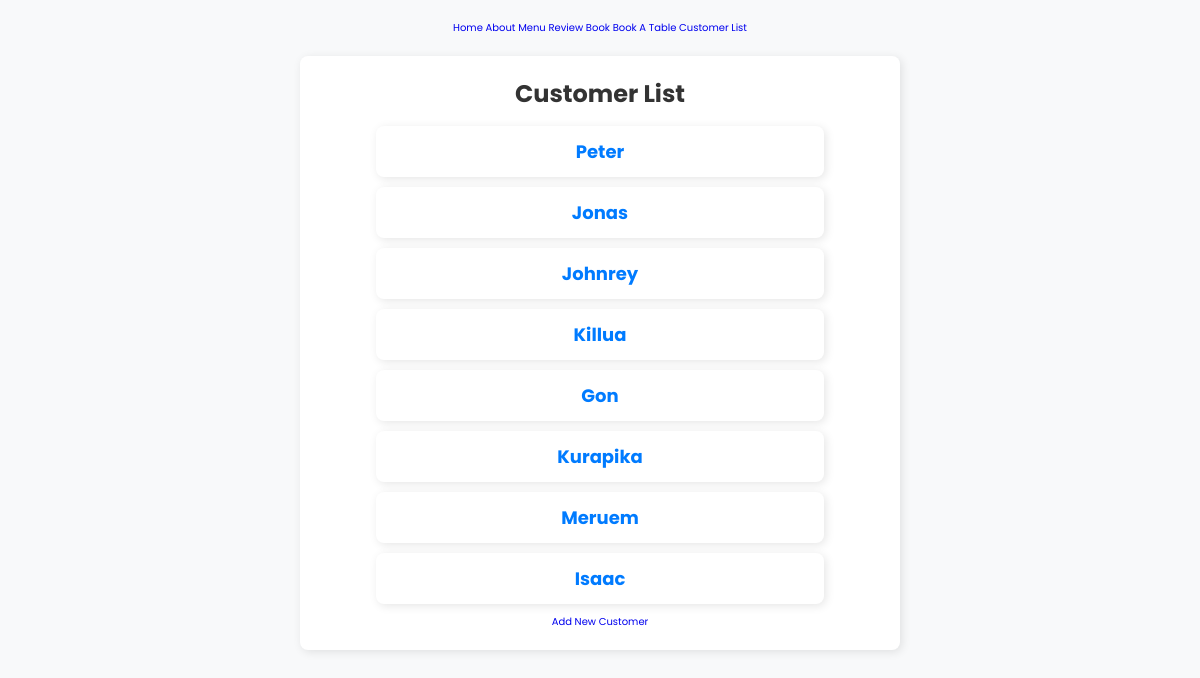
Before: /customer/ with the older database file.
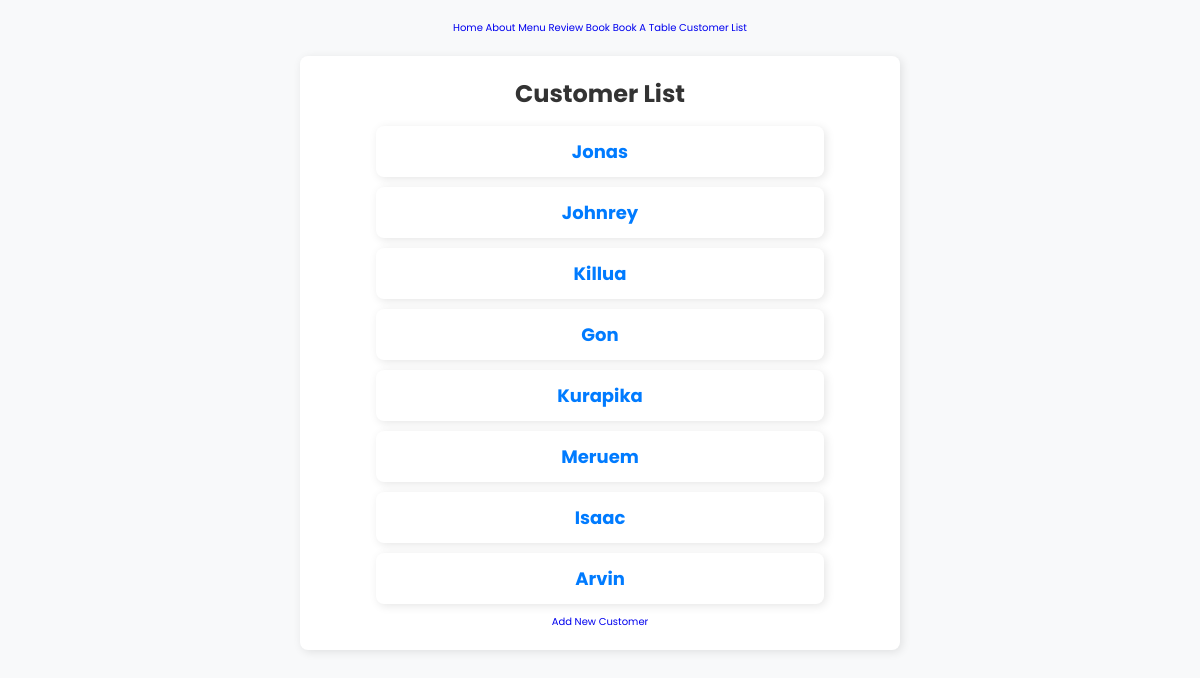
After: the same page with the newer database file.
### app/models.py (models this page shows, shortened)
class Customer(models.Model):
    id = models.AutoField(primary_key=True)
    first_name = models.CharField(max_length=50)
    last_name = models.CharField(max_length=50)
    email = models.EmailField(unique=True)
    phone_number = models.CharField(max_length=20, blank=True)
    address = models.TextField(blank=True)

### app/views.py (the view)
# urls.py: path('customer/', CustomerListView.as_view(), name='customer'),
class CustomerListView(ListView):
    model = Customer
    template_name = 'app/customer_list.html'
    context_object_name = 'customer'

### app/templates/app/customer_list.html
{% extends 'app/base.html' %}
{% load static %}
{% block content %}
<link rel="stylesheet" href="{% static 'css/base.css' %}"/>
<section class="list">
    <h1>Customer List</h1>
<ul>
    {% for customer in customer %}
        <li><a href="{% url 'customer_detail' customer.pk %}">{{ customer.first_name }}</a></li>
    {% endfor %}
</ul>
<a href="{% url 'customer_create' %}">Add New Customer</a>
{% endblock content %}

### app/templates/app/base.html (shortened to what this page needs)
{% load static %}
<!DOCTYPE html>
<html lang="en">
<head>
    <link rel="stylesheet" href="{% static 'css/base.css' %}"
</head>
<body>
   {% include 'app/navbar.html' %}
    {% block content %}{% endblock content %}
</body>

### app/templates/app/navbar.html
 <header>
         <link rel="stylesheet" href="home.css"/>
        <a href="{% url 'home' %}">Home</a>
        <a href="{% url 'about' %}">About</a>
        <a href="{% url 'menu' %}">Menu</a>
        <a href="{% url 'review' %}">Review</a>
        <a href="{% url 'book' %}">Book</a>
        <a href="{% url 'book_a_table' %}">Book A Table</a>
        <a href="{% url 'customer' %}">Customer List</a>
    </header>

### static/css/base.css (style rules this page uses)
body { font-family: Arial, sans-serif; background-color: #f8f9fa; margin: 0; padding: 20px; text-align: center; }
.list { background: white; padding: 20px; border-radius: 8px; box-shadow: 2px 2px 10px rgba(0, 0, 0, 0.1); max-width: 600px; margin: 20px auto; }
h1 { color: #333; font-size: 24px; margin-bottom: 15px; }
ul { list-style: none; padding: 0; }
ul li { background: #fff; margin: 10px auto; padding: 12px; width: 80%; border-radius: 8px; box-shadow: 2px 2px 10px rgba(0, 0, 0, 0.1); transition: all 0.3s ease-in-out; }
ul li a { text-decoration: none; color: #007bff; font-size: 18px; font-weight: bold; }

### static/css/home.css (style rules this page uses)
:root { --main-color:#443; --border-radius:95% 4% 97% 5%/4% 94% 3% 95%; --border-radius-hover:4% 95% 6% 95%/95% 4% 92% 5%; --border:.2rem solid var(--main-color); --border-hover:.2rem dashed var(--main-color); }
* { font-family: 'Poppins', sans-serif; margin:0; padding:0; box-sizing: border-box; outline: none; border:none; text-decoration: none; text-transform: capitalize; transition: all .2s linear; }
html { font-size: 62.5%; overflow-x: hidden; scroll-padding-top: 7rem; scroll-behavior: smooth; }
section { padding:2rem 9%; }

Changed rows visible on the page:
removed Customer: first_name "Peter"
added Customer: first_name "Arvin"
